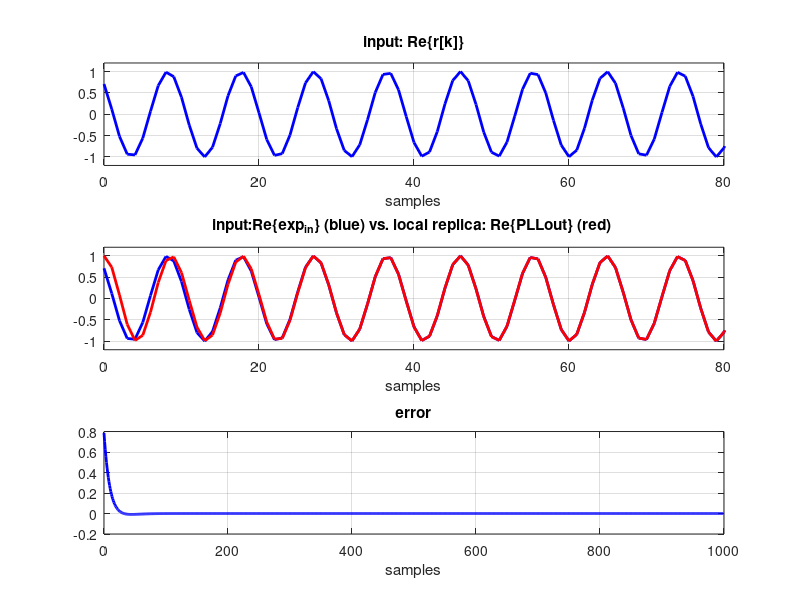

Write MATLAB code to recreate this figure.
%PLL Example 1
%complex exponential PLL
clear; clf; clc

%% PLL Input signal
% Received continuous-time signal model: 
%      r(t) = exp(j*2*pi*(f0+deltaf0)*t + theta) + noise
%
% Received signal. Parameters and perturbations 
fs = 500; Ts=1/fs;  %sampling frequency
f0       = 50;      %exponential signal frequency (Hz):
deltaf0  = 3;       %frequency offset (Hz)
% A partir de 84Hz no converge (no se adapta a la velocidad de cambio de la
% señal de entrada)
% Cuando k2 = 0, el sistema converge, pero no a 0, con deltaf0 > 0. Esto se debe a
% que la función de error crecería linealmente según k en régimen estacionario cuando existe un deltaf0.
% Para que converja el error a 0, theta[k] debería compensar linealmente ese crecimiento, ya que:
% e[k] = 2*pi*deltaf0*kTs - theta[k]
% Por tanto, para que en régimen estacionario e[k] = 0,
% theta[k] = 2*pi*deltaf0*kTs (en régimen estacionario)
% Sin embargo, cuando se tiene k2 = 0, el e[k] no tiende nunca a 0, sino a
% 2*pi*deltaf0*Ts/k1 (se puede demostrar sustituyendo en e[k] theta[k] =
% theta[k-1] + k1e[k-1] y buscando
% dejar la expresión solo en función de e[k-1] para después tener e[k] en
% función de e[k-1] (ecuación fundamental del error. Para ver lo que sucede en régimen estacionario, se cogería esa relación y se igualaría a una constante. Esa constante finalmente dependerá de deltaf0 y k1).

phi      = pi/4;    %phase offset (radians)
Pn       = 0;        %Noise power
% La potencia máxima para que funcione son 8w.

%Sampling the signal. r[n]=r(nTs), t=nTs
N  = 1000; %samples
n  = 0:N-1;
w0 = 2*pi*f0*Ts;
exp_in = exp(1j*(2*pi*(f0+deltaf0)*n*Ts + phi)); % exponetial input
noise  = (1/2)*sqrt(Pn)*(randn(1,N) + 1j*randn(1,N));  % noise
r = exp_in + noise;                                    % PLL input


%% PLL parameters
Bn = 25;           %noise Bandwidth(Hz)
dseta = 1;         %damping factor
kp = 1;            %phase gain
k0 = 1;            %VCO gain

%Computing the P-I loop-filter k1 and k2
wn=Bn*Ts/( dseta+1/(4*dseta) );       %natural frequency 
k1 = 4*dseta*wn/(1+2*dseta*wn+wn^2); %k1=0.1479;
k2 = 4*wn^2/(1+2*dseta*wn+wn^2);     %k2=0.0059;
% k2 = 0;
% Cuando k2 = 0, el loop filter no estaría integrando el error, por lo que
% pierde la información
% del pasado. El sistema que determina el comportamiento
% de la estabilización cambiaría sus coeficientes (Diap. 49) y su orden.
% Si se hace la analogía con un filtro continuo (Diap. 39), cuando k2 = 0
% se estarían modificando los polos y ceros del sistema, así como el orden
% (con k2 = 0, la expresión ya solo depende de s, no s^2). La respuesta ya
% no sería una amortiguación
% de orden 2, sino de orden 1 y puede beneficiar el tiempo de
% establecimiento (convergencia).

%% PLL LOOP
%Loop initial values
theta = zeros(1,N);      %theta initial values
accError=0;              %PLL memory

PLLout      = zeros(1, N);  %data for plots
errorVector = zeros(1, N);
for k=1:N-1  
  %NCO
  nco = exp(1j*(w0*(k-1) + theta(k)));
    
  %PED
  error = angle( r(k)*conj(nco) );
    
  %PLL control loop
  accError  = accError + error;
  theta(k+1)= theta(k) + k1*error + k2*accError;
  
  %data for plotting
  PLLout(k)  = nco;
  errorVector(k) = error;
end


%% plots
subplot(311)
plot(0:N-1, real(r), 'b', 'LineWidth', 2); grid; 
axis([0 80 -1.2 1.2])
title('input: Re\{r[k]\}')
xlabel('samples');

subplot(312)
plot(0:N-1, real(exp_in), 'b', 'LineWidth', 2); hold on
plot(0:N-1, real(PLLout), 'r', 'LineWidth', 2); grid; hold off
axis([0 80 -1.2 1.2])

title('input:Re\{exp_{in}\} (blue) vs. local replica: Re\{PLLout\} (red) ')
xlabel('samples');

subplot(313)
plot(0:N-1, errorVector, 'b', 'LineWidth', 2); grid; 
%axis([0 120 -1.2 1.2])
xlabel('samples'); title('error')
